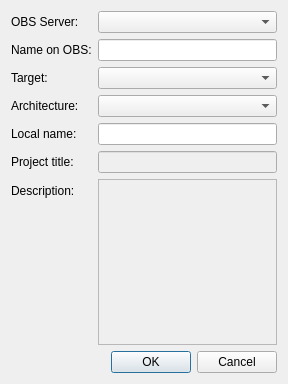
<?xml version="1.0" encoding="UTF-8"?>
<ui version="4.0">
 <class>obsProjectConfigDialog</class>
 <widget class="QDialog" name="obsProjectConfigDialog">
  <property name="geometry">
   <rect>
    <x>0</x>
    <y>0</y>
    <width>288</width>
    <height>384</height>
   </rect>
  </property>
  <property name="windowTitle">
   <string>OBS Project Configuration</string>
  </property>
  <property name="windowIcon">
   <iconset>
    <normaloff>obslight.png</normaloff>obslight.png</iconset>
  </property>
  <property name="locale">
   <locale language="English" country="UnitedStates"/>
  </property>
  <property name="modal">
   <bool>true</bool>
  </property>
  <layout class="QFormLayout" name="formLayout">
   <property name="fieldGrowthPolicy">
    <enum>QFormLayout::ExpandingFieldsGrow</enum>
   </property>
   <item row="1" column="0">
    <widget class="QLabel" name="projectServerLabel">
     <property name="text">
      <string>OBS Server:</string>
     </property>
    </widget>
   </item>
   <item row="1" column="1">
    <widget class="QComboBox" name="projectServerComboBox">
     <property name="sizePolicy">
      <sizepolicy hsizetype="MinimumExpanding" vsizetype="Fixed">
       <horstretch>0</horstretch>
       <verstretch>0</verstretch>
      </sizepolicy>
     </property>
     <property name="toolTip">
      <string>The server from which to import the project.</string>
     </property>
    </widget>
   </item>
   <item row="2" column="0">
    <widget class="QLabel" name="projectObsNameLabel">
     <property name="text">
      <string>Name on OBS:</string>
     </property>
    </widget>
   </item>
   <item row="2" column="1">
    <widget class="QLineEdit" name="projectObsNameLineEdit">
     <property name="toolTip">
      <string>The name of the project on the OBS server.
Press enter to validate.</string>
     </property>
    </widget>
   </item>
   <item row="4" column="0">
    <widget class="QLabel" name="projectTargetLabel">
     <property name="text">
      <string>Target:</string>
     </property>
    </widget>
   </item>
   <item row="4" column="1">
    <widget class="QComboBox" name="projectTargetComboBox">
     <property name="sizePolicy">
      <sizepolicy hsizetype="MinimumExpanding" vsizetype="Fixed">
       <horstretch>0</horstretch>
       <verstretch>0</verstretch>
      </sizepolicy>
     </property>
     <property name="toolTip">
      <string>The &quot;target&quot; of the project. The list is loaded automatically after a valid name has been selected.</string>
     </property>
     <property name="editable">
      <bool>false</bool>
     </property>
    </widget>
   </item>
   <item row="5" column="0">
    <widget class="QLabel" name="projectArchitectureLabel">
     <property name="text">
      <string>Architecture:</string>
     </property>
    </widget>
   </item>
   <item row="5" column="1">
    <widget class="QComboBox" name="projectArchitectureComboBox">
     <property name="sizePolicy">
      <sizepolicy hsizetype="MinimumExpanding" vsizetype="Fixed">
       <horstretch>0</horstretch>
       <verstretch>0</verstretch>
      </sizepolicy>
     </property>
     <property name="toolTip">
      <string>The target architecture of the project. The list is loaded automatically after a valid target has been selected.</string>
     </property>
    </widget>
   </item>
   <item row="10" column="1">
    <widget class="QDialogButtonBox" name="obsProjectConfigButtonBox">
     <property name="orientation">
      <enum>Qt::Horizontal</enum>
     </property>
     <property name="standardButtons">
      <set>QDialogButtonBox::Cancel|QDialogButtonBox::Ok</set>
     </property>
    </widget>
   </item>
   <item row="9" column="1">
    <widget class="QTextEdit" name="projectDescriptionTextEdit">
     <property name="enabled">
      <bool>false</bool>
     </property>
     <property name="toolTip">
      <string>Description of the project. Imported from OBS when the local project is created, and then modifiable.</string>
     </property>
    </widget>
   </item>
   <item row="9" column="0">
    <widget class="QLabel" name="projectDescriptionLabel">
     <property name="text">
      <string>Description:</string>
     </property>
    </widget>
   </item>
   <item row="8" column="1">
    <widget class="QLineEdit" name="projectTitleLineEdit">
     <property name="enabled">
      <bool>false</bool>
     </property>
     <property name="toolTip">
      <string>Title of the project. Imported from OBS when the local project is created, and then modifiable.</string>
     </property>
    </widget>
   </item>
   <item row="8" column="0">
    <widget class="QLabel" name="projectTitleLabel">
     <property name="text">
      <string>Project title:</string>
     </property>
    </widget>
   </item>
   <item row="7" column="1">
    <widget class="QLineEdit" name="projectLocalNameLineEdit">
     <property name="toolTip">
      <string>The name that will be used to designate this project. No whitespace. Not modifiable after creation.</string>
     </property>
    </widget>
   </item>
   <item row="7" column="0">
    <widget class="QLabel" name="projectLocalNameLabel">
     <property name="text">
      <string>Local name:</string>
     </property>
    </widget>
   </item>
  </layout>
 </widget>
 <resources/>
 <connections>
  <connection>
   <sender>obsProjectConfigButtonBox</sender>
   <signal>rejected()</signal>
   <receiver>obsProjectConfigDialog</receiver>
   <slot>reject()</slot>
   <hints>
    <hint type="sourcelabel">
     <x>316</x>
     <y>260</y>
    </hint>
    <hint type="destinationlabel">
     <x>286</x>
     <y>274</y>
    </hint>
   </hints>
  </connection>
 </connections>
</ui>
